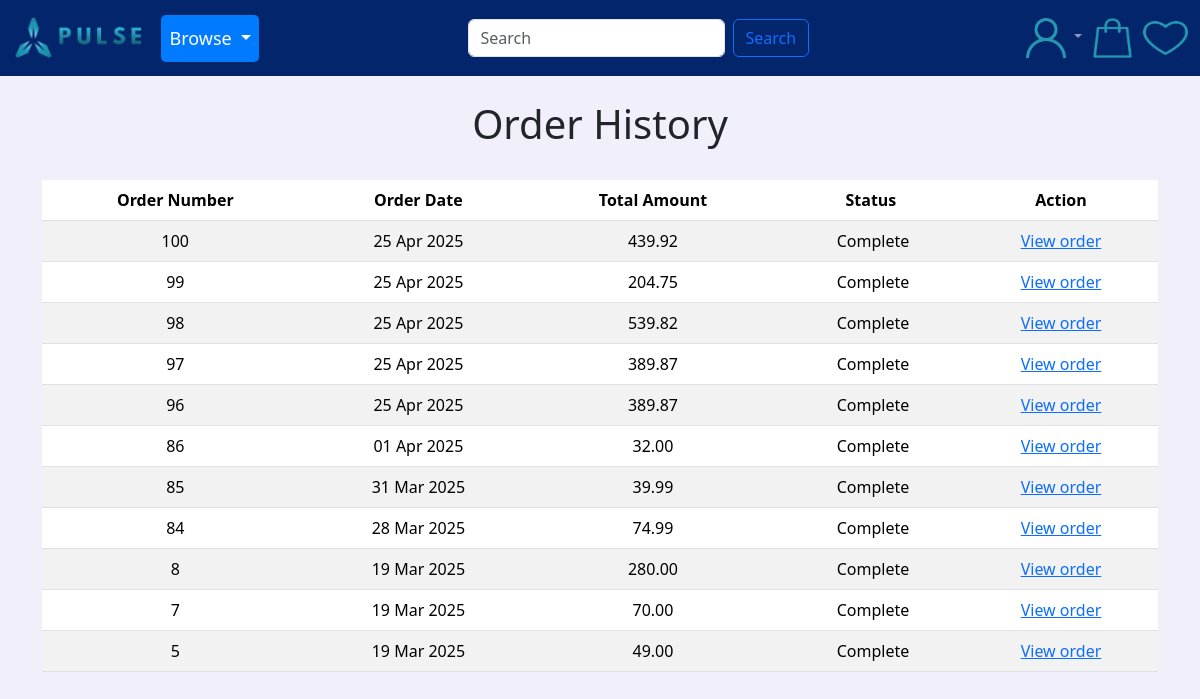
/order/history/ (signed in), run on the app's committed database.
### order/models.py (models this page shows, shortened)
class Order(models.Model):
    token = models.CharField(max_length=250, blank=True)
    total = models.DecimalField(max_digits=10, decimal_places=2,verbose_name='Euro Order Total')
    emailAddress = models.EmailField(max_length=250, blank=True,verbose_name='Email Address')
    created = models.DateTimeField(auto_now_add=True)
    billingName = models.CharField(max_length=250, blank=True)
    billingAddress1 = models.CharField(max_length=250, blank=True)
    billingCity = models.CharField(max_length=250, blank=True)
    billingPostcode = models.CharField(max_length=10, blank=True)
    billingCountry = models.CharField(max_length=200, blank=True)
    shippingName = models.CharField(max_length=250, blank=True)
    shippingAddress1 = models.CharField(max_length=250, blank=True)
    shippingCity = models.CharField(max_length=250, blank=True)
    shippingPostcode = models.CharField(max_length=10, blank=True)
    shippingCountry = models.CharField(max_length=200, blank=True)
    voucher = models.ForeignKey(Voucher,
                                related_name='orders',
                                null=True,
                                blank=True,
                                on_delete=models.SET_NULL)
    discount = models.IntegerField(default = 0,
                                validators=[MinValueValidator(0),
                                MaxValueValidator(100)])
    class Meta:
        db_table = 'Order'
        ordering = ['-created']

### order/views.py (the view)
# urls.py: path('history/', views.orderHistory.as_view(), name='order_history'),
class orderHistory(LoginRequiredMixin, View):
    def get (self, request):
        if request.user.is_authenticated:
            email = request.user.email
            order_details = Order.objects.filter(emailAddress=email)
        return render(request, 'orders_list.html', {'order_details':
order_details})

### cart/context_processors.py (called while the page is built)
def counter(request):
    item_count = 0
    if 'admin' in request.path:
        return {}
    else:
        try:
            cart = Cart.objects.filter(cart_id=_cart_id(request))
            cart_items = CartItem.objects.all().filter(cart=cart[:1])
            for cart_item in cart_items:
                item_count += cart_item.quantity
        except Cart.DoesNotExist:
            item_count = 0
    return {'item_count':item_count}

### cart/views.py (called while the page is built)
def _cart_id(request):
    cart = request.session.session_key
    if not cart:
        cart = request.session.create()
    return cart

### users/context_processors.py (called while the page is built)
def user_groups(request):
    if request.user.is_authenticated:
        return {'is_manager': request.user.groups.filter(name='Manager').exists()}
    return {'is_manager': False}

### wishlist/context_processors.py (called while the page is built)
def counter(request):
    item_count1 = 0
    if 'admin' in request.path:
        return {}
    else:
        try:
            wishlist = Wishlist.objects.filter(wishlist_id=_wishlist_id(request))
            wishlist_items = WishListItem.objects.all().filter(wishlist=wishlist[:1])
            for wishlist_item in wishlist_items:
                item_count1 += wishlist_item.quantity
        except Wishlist.DoesNotExist:
            item_count1 = 0
    return {'item_count1':item_count1}

### wishlist/views.py (called while the page is built)
def _wishlist_id(request):
    wishlist = request.session.session_key
    if not wishlist:
        wishlist = request.session.create()
        wishlist = request.session.session_key
    return wishlist

### order/templates/orders_list.html (shortened to what this page needs)
{% extends "base.html" %}
{% load static %}
{% block content %}
    <div>
        <div class="text-center">
            <br>
            <h1 class="text-center my_title">Order History</h1>
            <br>
            {% if order_details %}
            <table class="table table-striped">
                <thead>
                    <tr>
                        <th>Order Number</th>
                        <th>Order Date</th>
                        <th>Total Amount</th>
                        <th>Status</th>
                        <th>Action</th>
                    </tr>
                </thead>
                <tbody>
                    {% for order in order_details %}
                    <tr>
                        <td>{{ order.id }}</td>
                        <td>{{ order.created|date:"d M Y" }}</td>
                        <td>{{ order.total }}</td>
                        <td>&nbsp;Complete</td>
                        <td><a href="{% url 'order:order_detail' order.id %}">View order</a></td>
                    </tr>
                    {% endfor %}
                </tbody>
            </table>
            {% else %}
            <p>You have not placed any orders yet.<br><br><a href="{% url 'pages:all_products' %}" class="btn btn-secondary">Continue shopping</a></p>
            {% endif %}
        </div>
    </div>
    <br>
    <br>
{% endblock %}

### static/css/style.css (style rules this page uses)
body { background-color: #F1EFFA; }

### data on the page
Order: id "100", created "25 Apr 2025", total "439.92"
Order: id "99", created "25 Apr 2025", total "204.75"
Order: id "98", created "25 Apr 2025", total "539.82"
Order: id "97", created "25 Apr 2025", total "389.87"
Order: id "96", created "25 Apr 2025", total "389.87"
Order: id "86", created "01 Apr 2025", total "32.00"
Order: id "85", created "31 Mar 2025", total "39.99"
Order: id "84", created "28 Mar 2025", total "74.99"
Order: id "8", created "19 Mar 2025", total "280.00"
Order: id "7", created "19 Mar 2025", total "70.00"
Order: id "5", created "19 Mar 2025", total "49.00"
